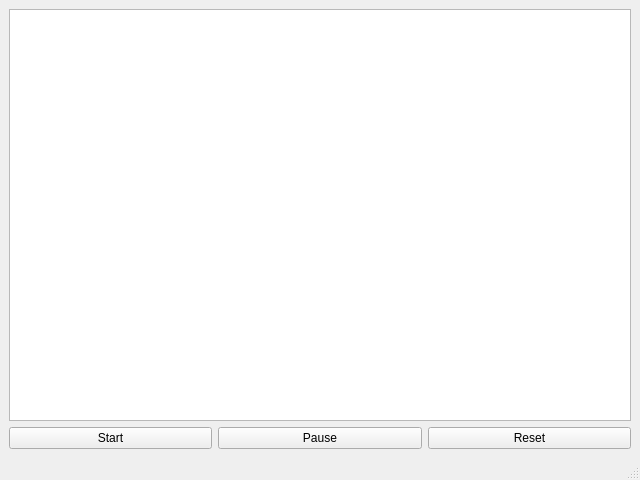
<?xml version="1.0" encoding="UTF-8"?>
<ui version="4.0">
 <class>MainWindow</class>
 <widget class="QMainWindow" name="MainWindow">
  <property name="geometry">
   <rect>
    <x>0</x>
    <y>0</y>
    <width>640</width>
    <height>480</height>
   </rect>
  </property>
  <property name="minimumSize">
   <size>
    <width>480</width>
    <height>360</height>
   </size>
  </property>
  <property name="windowTitle">
   <string>Main window</string>
  </property>
  <widget class="QWidget" name="main_widget">
   <layout class="QVBoxLayout" name="verticalLayout">
    <item>
     <widget class="QGraphicsView" name="canvas"/>
    </item>
    <item>
     <layout class="QHBoxLayout" name="menu">
      <property name="spacing">
       <number>6</number>
      </property>
      <item>
       <widget class="QPushButton" name="start_btn">
        <property name="text">
         <string>Start</string>
        </property>
       </widget>
      </item>
      <item>
       <widget class="QPushButton" name="pause_btn">
        <property name="text">
         <string>Pause</string>
        </property>
       </widget>
      </item>
      <item>
       <widget class="QPushButton" name="reset_btn">
        <property name="text">
         <string>Reset</string>
        </property>
       </widget>
      </item>
     </layout>
    </item>
   </layout>
  </widget>
  <widget class="QStatusBar" name="statusbar"/>
 </widget>
 <resources/>
 <connections/>
</ui>
